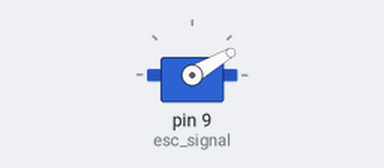
This sketch was run on a simulated Arduino Uno, built with avr-gcc and run on an emulated ATmega328P. Parts: servo.

Above: at 0.1 s.
At 3.1 s:
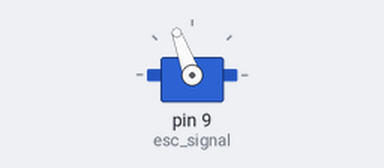
Timing chart, 0 to 4.6 s (numbered marks = the images above):
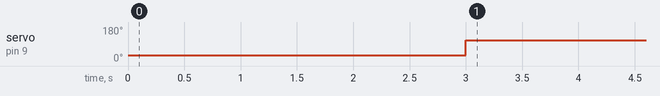

Measured:
- by itself, servo on pin 9 (esc_signal): 30° → 110° at 3.0 s

The sketch:

bldc_giving_constant_spees.ino
```cpp
#include <Servo.h>

Servo esc_signal;

void setup() {
  esc_signal.attach(9);
  esc_signal.write(30);
  delay(3000);
}

void loop() {
  for(int i=0;i<500;i++)
  {
   esc_signal.write(110);
   delay(10);
  }
  delay(10000);
}
```
